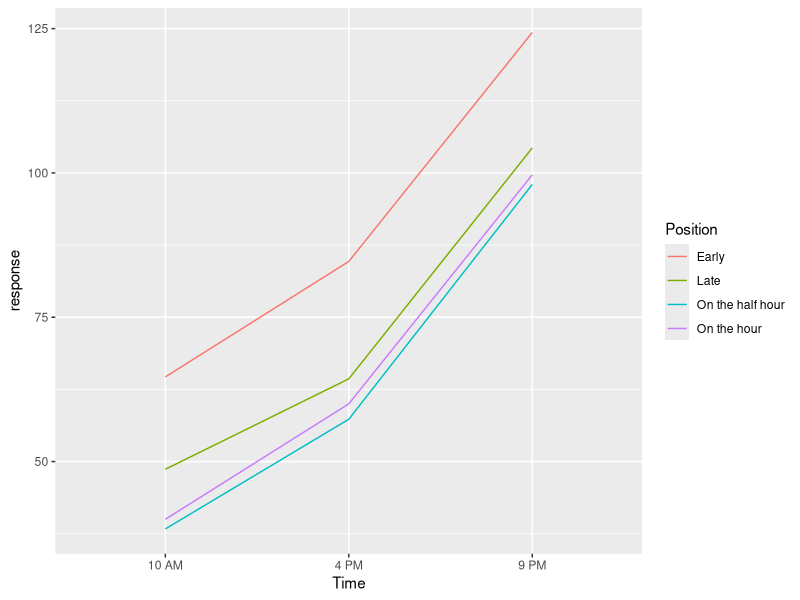

Recreate this plot in R.
## ---- chunk 1
knitr::opts_chunk$set(echo = TRUE)
## ---- chunk 2
library(lpSolve)
library(dplyr)
library(ggplot2)

##Question 1

# part A
# "The objective function is the minimum amount of cost 
# (that is, minimize z=25a+40b+30c+50d+60e)"

#part B
#"The constraints are the following:
#a+b+3c+6d+4e<=40
#0a+b+2c+10d+12e>=80
#3a+4b+12c+6d+3e>=60
#10a+12b+15c+25d+20e<=200
#15a+20b+40c+60d+50e<=700
#a,b,c,d,e>=0"

#part c

obj <- c(25,40,30,50,60)
mat <- matrix(c(1,1,3,6,4,
                0,1,2,10,12,
                3,4,12,6,3,
                10,12,15,25,20,
                15,20,40,60,50)
                ,nrow=5,byrow=TRUE)

rhs <- c(40, 80, 60, 200, 700)
dir <- c("<=", ">=", ">=", "<=", "<=")
lp_solution <- lp("min", obj, mat, dir, rhs)
print(lp_solution$solution)
print(lp_solution$objval)



##Question 2
#part a
#The response variable is the response rate, the factor is the color paper, and 
# the treatments are green, blue, and orange

#part b
#the experimental unit are the supermarket partaking lots

#part c
#Ho: u1=u2=u3, Ha:at least 1 is different 

Color <- c("Blue","Blue","Blue","Blue","Blue","Green","Green","Green","Green",
           "Green","Orange","Orange","Orange","Orange","Orange")
Rate <- c(27, 25, 30, 26, 34, 34, 29, 25, 31, 29,28, 22, 24, 26, 25)
data_input <- data.frame(Color=factor(Color), Rate)
model<-aov(Rate~Color, data=data_input)
summary(model)

#Since 0.0917<0.1, we can reject Ho and say that at least 1 ui is different 
#(where i=1,2,3)

#part d
TukeyHSD(model, "Color", conf.level = 0.90 )

#While there is no clear winner, we know that green has a higher rate than 
#orange

#Question 3
#part a

# the response variable is score on safety, block factors are the travelers, 
#and treatment factors are the 

#part b (and c, since they're the same)
Score<-c(40, 60, 60, 20, 30, 50, 50, 40, 40, 70, 60, 50, 50, 80, 60, 60)
Resort<-c("Xcaret", "Xcaret", "Xcaret", "Xcaret", "Moon Palace","Moon Palace", 
          "Moon Palace", "Moon Palace", "Garza Plaza","Garza Plaza",
          "Garza Plaza","Garza Plaza","Riu","Riu","Riu","Riu")

Traveler<-c("1","2","3","4","1","2","3","4","1","2","3","4","1","2","3","4")
data_input2<-data.frame(Resort=factor(Resort), Traveler=factor(Traveler), Score)
model2T<-aov(Score~Resort, data=data_input2) #For Treatments (that is, Resort)
model2B<-aov(Score~Traveler, data=data_input2)
summary(model2T)
summary(model2B)

#part d
#Ho: u1=u2=u3=u4, Ha: at least 1 u is different
summary(model2T)
#Since 0.211>0.05, we fail to reject Ho, which means that we cannot say that at 
#least 1 u is different for the treatments

#part e
#Ho: u1=u2=u3=u4, Ha: at least 1 u is different
summary(model2B)
#Since 0.0305<0.05, we reject Ho, accept Ha, and can say with a 95% confidence 
#that at least 1 u is different

#part f
TukeyHSD(model2T,"Resort")
#Using the Tukey's Method, it appears that all of the comparisons have a 
#negative on the lower end and a positive on the upper end, which shows that we
#cannot say that one is different from the other (which also lines up with our 
#failure of Ho in part d)

#Question 4
#part a
#The treatments are 10 AM, on the hour; 10 AM, on the half hour;10 AM, early; 
#10 AM, late; 4 pm, hour; 4 pm, half hour; 4 pm, early; 4 pm, late; 9pm, hour; 
#9 pm half hour; 9 pm, early; and 9 pm, late

#part b
response<-c(42, 36, 62, 51, 37, 41, 68, 47, 41, 38, 64, 48, 62, 57, 88, 67, 60, 
            60, 85, 60, 58, 55, 81, 66, 100, 97, 127, 105, 96, 96, 120, 101, 
            103, 101, 126, 107)

Time<-c("10 AM","10 AM","10 AM","10 AM","10 AM","10 AM","10 AM","10 AM","10 AM",
        "10 AM","10 AM","10 AM","4 PM","4 PM","4 PM","4 PM","4 PM","4 PM","4 PM"
        ,"4 PM","4 PM","4 PM","4 PM","4 PM","9 PM","9 PM","9 PM","9 PM","9 PM",
        "9 PM","9 PM","9 PM","9 PM","9 PM","9 PM","9 PM")

Position<-c("On the hour", "On the half hour", "Early", "Late","On the hour", 
            "On the half hour", "Early", "Late","On the hour", 
            "On the half hour", "Early", "Late","On the hour", 
            "On the half hour", "Early", "Late","On the hour", 
            "On the half hour", "Early", "Late","On the hour", 
            "On the half hour", "Early", "Late","On the hour", 
            "On the half hour", "Early", "Late","On the hour", 
            "On the half hour", "Early", "Late","On the hour", 
            "On the half hour", "Early", "Late")


data_input3<-data.frame(Time=factor(Time), Position=factor(Position), response)

ggplot(data_input3, aes(x = Time, y = response, col=Position, group=Position))+ 
 stat_summary(fun=mean, geom="line")


#part c
model3I<-aov(response~Time*Position, data=data_input3)
summary(model3I)

#Since <2e-16 is less than 0.05, we reject Ho and say that there is an 
#interaction between the position and the time

#part d
model3T<-aov(response~Time, data=data_input3)
summary(model3T)

#Since 1.11e-13<0.05, we can also reject Ho and say that at least one of the 
#means of time is different

#part e
model3P<-aov(response~Position, data=data_input3)
summary(model3P)


#Since 0.141>0.05, we fail to reject Ho, and as such we cannot say that at least
#one of the means of position is different

#part f
TukeyHSD(model3P,"Position")
#Looking at the Tukey's Model, we can see that there is no evidence of 
#difference between position, which lines up with our hypothesis test at part e

#part g
TukeyHSD(model3T, "Time")
#Looking at this Tukey's Model, we can see that there is a difference between 
#all possible means. It shows that largest response is 9 PM, then 4 PM and then
#10 AM being last. 

#part h

TukeyHSD(model3I, "Time:Position")
#Looking at the possibilities, the best option is 9 PM, Early, as it have the 
#more responses compared to all of the other options
